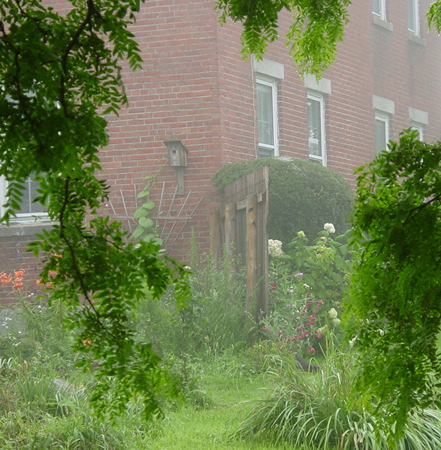
%> input picture inputs/tree.png, 441 x 450 px
$ octave proiect.m   (GNU Octave 9; MATLAB toolbox functions it lacks are replaced by stand-ins)
%> lines starting %> are read from the running program, lines starting %| are printed output that depends on the picture
close all;clear;clc;

input = 'inputs\tree.png';
I = imread(input);
%> I is the input picture: size 450x441x3 uint8; mean R, G, B 113.2, 127.6, 82.7

figure;
imshow(I);
title("input image");

%valori default
r = 15;
beta = 1.0; %scattering coeficient

th0 = 0.121779; th1 = 0.959710; th2 = -0.780245;
sigma = 0.041337;

tic;


%depth map
depth = getDepth(I, th0, th1, th2, sigma);

%lumina atmosferica
A = estimateAtmLight(I, depth);

%transmisie
transm = transmission(beta, depth);

J = radiance(I, A, transm);

toc;

%figures
figure;
imshow(depth);
title("depth map");

figure;
imshow(transm);
title("transmission");

figure;
imshow(J);
title("dehazed image");

function [depthMap] = getDepth(I, th0, th1, th2, sigma)
%> called with th0 = 0.122, th1 = 0.96, th2 = -0.78, sigma = 0.0413

   %hue, saturation, value map
   hsvmap = rgb2hsv(I);
%> hsvmap: size 450x441x3 double; mean H, S, V 0.203, 0.445, 0.517

   %saturation        value
   s = hsvmap(:,:,2); v = hsvmap(:,:,3);
%> after `s = hsvmap(:,:,2)`:
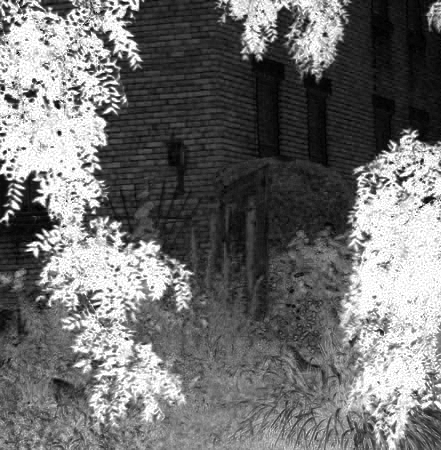
%> s: size 450x441 double; min 0, max 1, mean 0.445
%> after `v = hsvmap(:,:,3)`:
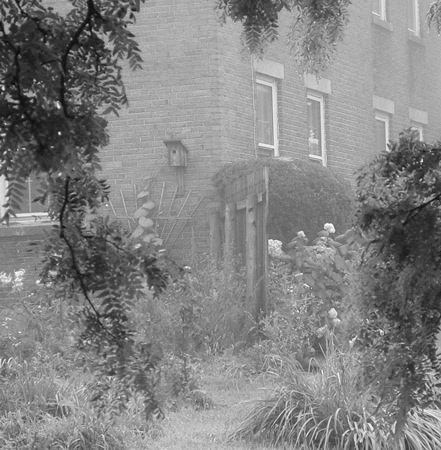
%> v: size 450x441 double; min 0.0275, max 1, mean 0.517

   %random array
   mat = normrnd(0, sigma, size(I, 1), size(I, 2));

   %formula
   depthMap = th0 + th1*v + th2*s + mat;
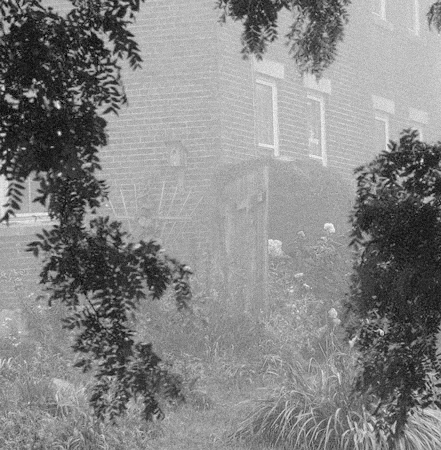
%> depthMap: size 450x441 double; min -0.685, max 1.13, mean 0.27; drawn with min black and max white

   imwrite(depthMap, "outputs\depthMap.jpg");
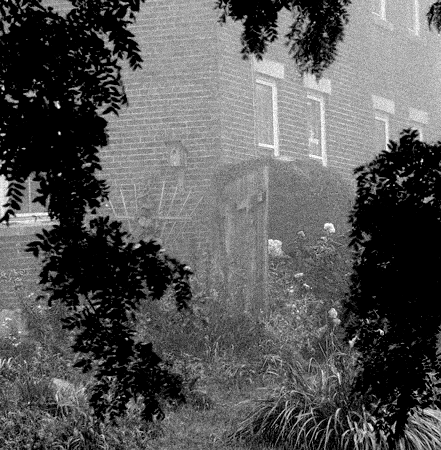
%> saved as depthMap.jpg: size 450x441 uint8; min 0, max 255, mean 87.6
end

function [A] = estimateAtmLight(I, dm)

    height = size(I, 1); width = size(I, 2);
%> after `height = size(I, 1)`: height = 450
%> after `width = size(I, 2)`: width = 441
    I = double(I)/255;
%> I: size 450x441x3 double

    %nr de 0.1% cei mai luminosi pixeli
    noOfBrightest= ceil(0.001 * height * width);
%> noOfBrightest = 199

    %depthmap sortat, locatia originala a pixelilor
    [sorted, location] = sort(dm(:));

    %rearanjarea imaginii originale in coloane
    realign = reshape(I, height * width, 1, 3);

    %array pentru pixelii cu intensitate cea mai mare
    int_arr = zeros(noOfBrightest, 1, 3);

    %array pentru normele pixelilor
    norm_arr = zeros(noOfBrightest, 1);

    %popularea celor doua array-uri
    for i = 1: noOfBrightest
        p = location(height * width + 1 - i);
        int_arr(i, 1, :) = realign(p, 1, :);
        norm_arr(i) = norm(int_arr(i,:));
    end
%> this loop made 199 passes
%> p on passes 1 to 3: 149626, 123431, 147825
%> after the loop, norm_arr = 199 values, max 1.72 at index 10, min 1.38 at index 48, mean 1.52

    [sorted, location] = sort(norm_arr(:));
%> sorted = 199 values from 1.38 to 1.72; location = 199 values, max 199 at index 41, min 1 at index 195, mean 100
    A = int_arr(location(noOfBrightest - length(location) + 1 : noOfBrightest),:);
%> A = 199 rows, first 12: [0.773 0.808 0.804; 0.784 0.804 0.816; 0.784 0.827 0.796; 0.776 0.82 0.835; 0.788 0.82 0.827; 0.796 0.831 0.812; 0.804 0.827 0.812; 0.804 0.827 0.812; 0.796 0.831 0.82; 0.8 0.835 0.816; 0.796 0.839 0.816; 0.804 0.827 0.827]

    A = max(A);
%> A = [1 1 0.98]
end

function [transm] = transmission(beta, depth)
%> called with beta = 1

    %formula
    transm = exp(-beta*depth);
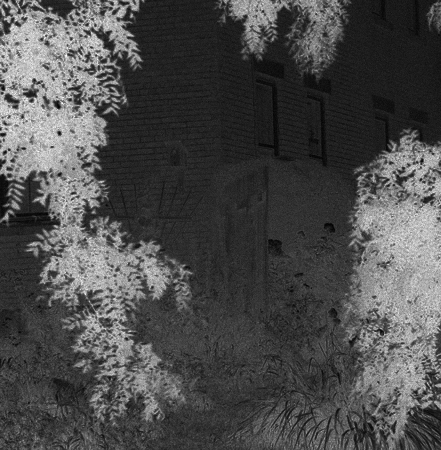
%> transm: size 450x441 double; min 0.322, max 1.98, mean 0.822; drawn with min black and max white
    imwrite(transm, "outputs\transmission.jpg");
end

function [J] = radiance(I, A, transm)
%> called with A = [1 1 0.98]

    I = double(I)/255;

    %formula: J = (I - A) / tr + A
    % tr : [0.1, 0.9]

    height = size(transm, 1); width = size(transm, 2);

    %reducere noise
    tmin = 0.1;
    tmax = 0.9;

    %radianta
    J = zeros(height, width);

    for i = 1:3
        J(:,:,i) = I(:,:,i)-A(i);
    end

    t = transm;
    %corectare transmisie
    for i = 1:height
        for j = 1:width
            if t(i,j) > tmax
                t(i,j) = tmax;
            elseif t(i,j) < tmin
                t(i,j) = tmin;
            end
        end
    end
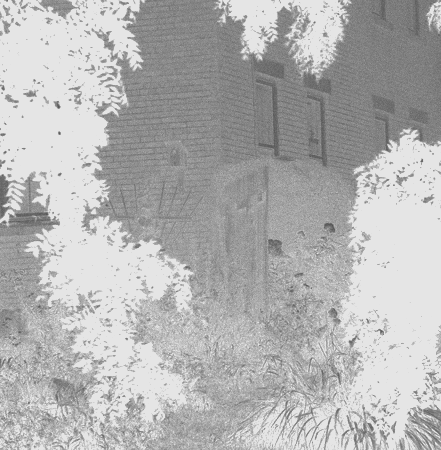
%> t: size 450x441 double; min 0.322, max 0.9, mean 0.707

    for i = 1:3
        J(:,:,i) = J(:,:,i)./t;
        J(:,:,i) = J(:,:,i) + A(i);
    end
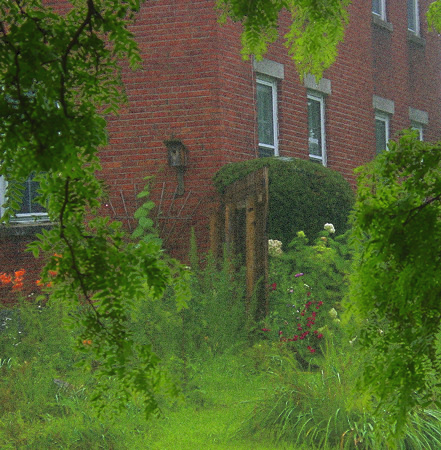
%> J: size 450x441x3 double; mean R, G, B 0.229, 0.293, 0.0735; drawn with min black and max white

    imwrite(J, "outputs\radiance.jpg");

end

$ run again, with inputs/London.jpg saved as inputs/tree.png
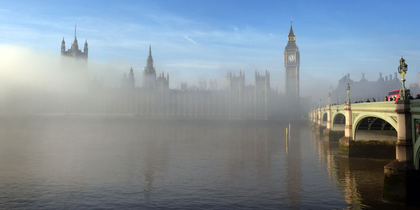
%> input picture inputs/London.jpg, 420 x 210 px, shrunk from 2000 x 1000 before the run
%> I is the input picture: size 210x420x3 uint8; mean R, G, B 131.2, 144, 153.6
%> hsvmap: size 210x420x3 double; mean H, S, V 0.392, 0.201, 0.626
%> I: size 210x420x3 double
%> the loop in estimateAtmLight, `for i = 1: noOfBrightest` made 89 passes
%> p on passes 1 to 8: 678, 468, 55, 50, 2362, 2570, 680, 1110
%> after the loop in estimateAtmLight, `for i = 1: noOfBrightest`: norm_arr = 89 values, max 1.71 at index 3, min 1.56 at index 45, mean 1.67
%> sorted = 89 values from 1.56 to 1.71; location = 89 values, max 89 at index 87, min 1 at index 67, mean 45
%> in estimateAtmLight, `A = int_arr(location(noOfBrightest - length(location) + 1 : noOfBright..`: A = 89 rows, first 12: [0.894 0.918 0.886; 0.898 0.925 0.894; 0.925 0.929 0.871; 0.914 0.941 0.886; 0.906 0.933 0.906; 0.914 0.957 0.922; 0.953 0.957 0.886; 0.925 0.957 0.918; 0.929 0.961 0.918; 0.925 0.961 0.933; 0.957 0.961 0.91; 0.957 0.965 0.914]
%> in estimateAtmLight, `A = max(A);`: A = [1 1 0.98]
%> after the loop in radiance, `for i = 1:height`:
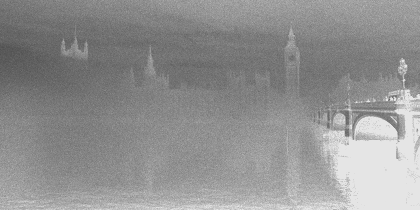
%> t: size 210x420 double; min 0.316, max 0.9, mean 0.571
%> in radiance, `imwrite(J, "outputs\radiance.jpg");`:
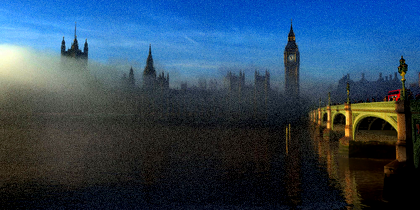
%> saved as radiance.jpg: size 210x420x3 uint8; mean R, G, B 44.8, 70, 93.3

$ run again, with inputs/R.jpg saved as inputs/tree.png
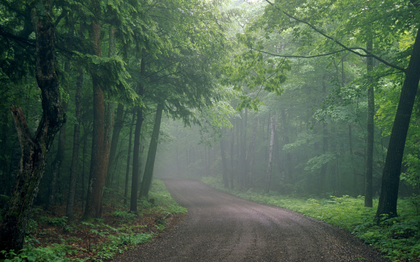
%> input picture inputs/R.jpg, 420 x 262 px, shrunk from 1920 x 1200 before the run
%> I is the input picture: size 262x420x3 uint8; mean R, G, B 73.4, 92.9, 74.8
%> hsvmap: size 262x420x3 double; mean H, S, V 0.357, 0.312, 0.367
%> in getDepth, `imwrite(depthMap, "outputs\depthMap.jpg");`:
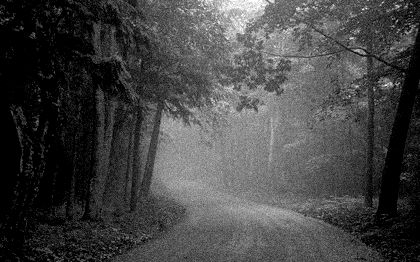
%> saved as depthMap.jpg: size 262x420 uint8; min 0, max 255, mean 68
%> I: size 262x420x3 double
%> the loop in estimateAtmLight, `for i = 1: noOfBrightest` made 111 passes
%> p on passes 1 to 8: 67860, 64473, 61571, 66288, 64191, 66287, 66025, 67342
%> after the loop in estimateAtmLight, `for i = 1: noOfBrightest`: norm_arr = 111 values, max 1.73 at index 21, min 1.35 at index 35, mean 1.56
%> sorted = 111 values from 1.35 to 1.73; location = 111 values, max 111 at index 40, min 1 at index 94, mean 56
%> in estimateAtmLight, `A = int_arr(location(noOfBrightest - length(location) + 1 : noOfBright..`: A = 111 rows, first 12: [0.776 0.804 0.757; 0.788 0.851 0.776; 0.808 0.82 0.792; 0.804 0.847 0.788; 0.812 0.863 0.765; 0.812 0.867 0.792; 0.8 0.859 0.835; 0.827 0.886 0.78; 0.816 0.878 0.831; 0.827 0.898 0.8; 0.863 0.847 0.827; 0.831 0.878 0.831]
%> in estimateAtmLight, `A = max(A);`: A = [1 1 0.992]
%> in radiance, `imwrite(J, "outputs\radiance.jpg");`:
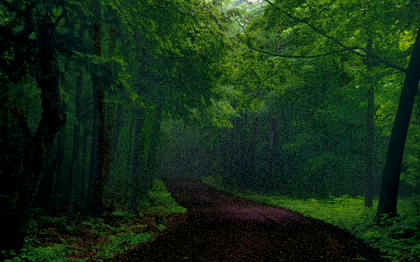
%> saved as radiance.jpg: size 262x420x3 uint8; mean R, G, B 20.3, 44.4, 20.2

$ run again, with inputs/fog.jpg saved as inputs/tree.png
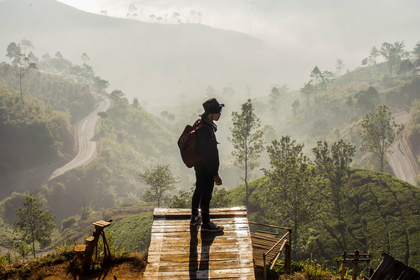
%> input picture inputs/fog.jpg, 420 x 280 px, shrunk from 1920 x 1280 before the run
%> I is the input picture: size 280x420x3 uint8; mean R, G, B 149.3, 143, 125.4
%> hsvmap: size 280x420x3 double; mean H, S, V 0.141, 0.213, 0.586
%> I: size 280x420x3 double
%> the loop in estimateAtmLight, `for i = 1: noOfBrightest` made 118 passes
%> p on passes 1 to 8: 43918, 67422, 26042, 24926, 26328, 18761, 26051, 28854
%> after the loop in estimateAtmLight, `for i = 1: noOfBrightest`: norm_arr = 118 values, max 1.73 at index 1, min 1.55 at index 108, mean 1.67
%> sorted = 118 values from 1.55 to 1.73; location = 118 values, max 118 at index 3, min 1 at index 111, mean 59.5
%> in estimateAtmLight, `A = int_arr(location(noOfBrightest - length(location) + 1 : noOfBright..`: A = 118 rows, first 12: [0.902 0.898 0.878; 0.937 0.918 0.898; 0.937 0.918 0.902; 0.941 0.922 0.898; 0.945 0.925 0.91; 0.941 0.933 0.914; 0.945 0.929 0.914; 0.945 0.929 0.914; 0.949 0.929 0.914; 0.941 0.937 0.918; 0.953 0.937 0.922; 0.949 0.941 0.929]
%> in estimateAtmLight, `A = max(A);`: A = [1 1 1]
%> in radiance, `imwrite(J, "outputs\radiance.jpg");`:
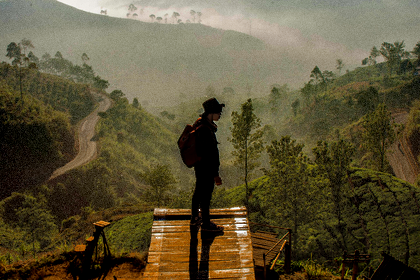
%> saved as radiance.jpg: size 280x420x3 uint8; mean R, G, B 92.9, 83.8, 55.7
